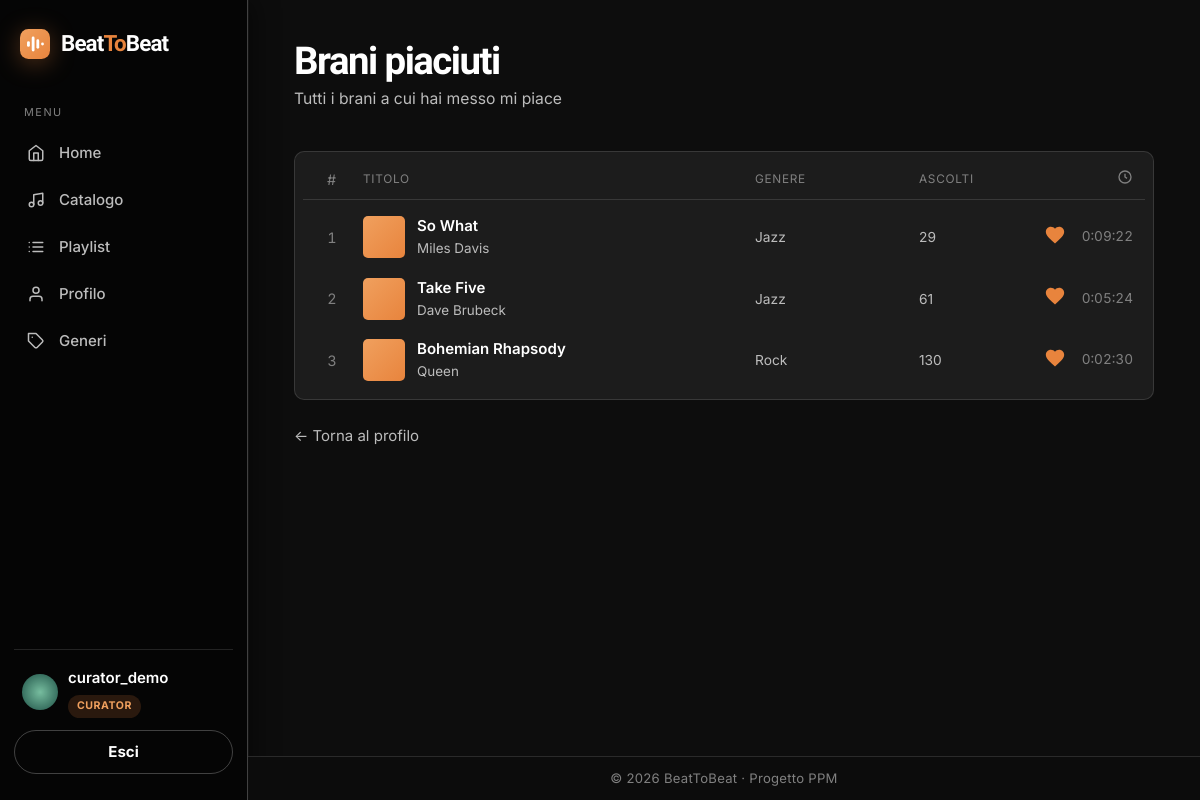
Screenshot of /accounts/piaciuti/ (signed in) with the database file from the repository.
### accounts/models.py (models this page shows, shortened)
class CustomUser(AbstractUser):
    class Role(models.TextChoices):
        LISTENER = 'listener', 'Listener'
        CURATOR = 'curator', 'Curator'
        MODERATOR = 'moderator', 'Moderator'
    role = models.CharField(
        max_length=20,
        choices=Role.choices,
        default=Role.LISTENER,
    )
    bio = models.TextField(blank=True)
    birth_date = models.DateField(null=True, blank=True)
    favorite_genre = models.ForeignKey(
        'music.Genre',
        on_delete=models.SET_NULL,
        null=True,
        blank=True,
        related_name='fans',
    )
    avatar_image = models.FileField(
        upload_to='avatars/',
        blank=True,
        null=True,
        validators=[FileExtensionValidator(allowed_extensions=['jpg', 'jpeg', 'png', 'gif', 'webp'])],
    )
    AVATAR_COLORS = ['#f0803c', '#e0a15e', '#81b29a', '#6a8ec9', '#b07ba0', '#c96a6a']
    @property
    def is_curator(self):
        return self.role == self.Role.CURATOR or self.is_superuser
    @property
    def is_moderator(self):
        return self.role == self.Role.MODERATOR or self.is_superuser

### music/models.py (models this page shows, shortened)
class Song(models.Model):
    title = models.CharField(max_length=200)
    artist = models.CharField(max_length=200)
    genre = models.ForeignKey(
        Genre,
        on_delete=models.PROTECT,
        related_name='songs',
    )
    added_by = models.ForeignKey(
        settings.AUTH_USER_MODEL,
        on_delete=models.CASCADE,
        related_name='added_songs',
    )
    duration = models.DurationField(blank=True, null=True)
    story = models.TextField(
        blank=True,
        help_text='Un breve racconto sul brano, mostrato nella sua pagina.',
    )
    audio_file = models.FileField(
        upload_to='audio/',
        blank=True,
        null=True,
        validators=[FileExtensionValidator(allowed_extensions=['mp3', 'wav', 'ogg', 'm4a'])],
    )
    likes = models.ManyToManyField(
        settings.AUTH_USER_MODEL,
        related_name='liked_songs',
        blank=True,
    )
    play_count = models.PositiveIntegerField(default=0)
    created_at = models.DateTimeField(auto_now_add=True)
    class Meta:
        ordering = ['-created_at', 'id']

class Genre(models.Model):
    name = models.CharField(max_length=100, unique=True)
    description = models.TextField(blank=True)
    class Meta:
        ordering = ['name']

### accounts/views.py (the view)
# urls.py: path('piaciuti/', LikedSongsView.as_view(), name='liked_songs'),
class LikedSongsView(LoginRequiredMixin, ListView):
    template_name = 'accounts/liked_songs.html'
    context_object_name = 'songs'
    paginate_by = 15
    def get_queryset(self):
        return self.request.user.liked_songs.select_related('genre')

### templates/accounts/liked_songs.html (shortened to what this page needs)
{% extends 'base.html' %}
{% block content %}
<div class="page-header">
	<div>
		<h1 class="page-title">Brani piaciuti</h1>
		<div class="page-subtitle">Tutti i brani a cui hai messo mi piace</div>
	</div>
</div>
{% if songs %}
{% include 'partials/track_list.html' %}
{% else %}
<div class="empty">Non hai ancora messo like a nessun brano.</div>
{% endif %}
<p class="mt-3"><a class="muted-link" href="{% url 'accounts:profile' %}">← Torna al profilo</a></p>
{% endblock %}

### templates/base.html (shortened to what this page needs)
{% load static %}
<!DOCTYPE html>
<html lang="it">
<head>
	<link rel="stylesheet" href="{% static 'css/style.css' %}">
</head>
<body>
	{% block layout %}
	<div class="app-shell">
		<aside class="sidebar">
			<a class="brand" href="{% url 'pages:home' %}">{% include 'partials/logo.html' %}<span>Beat<span class="beat-accent">To</span>Beat</span></a>
			<nav>
				<div class="nav-section-label">Menu</div>
				<a class="nav-item-link {% if request.path == '/' %}active{% endif %}" href="{% url 'pages:home' %}">
					<span class="nav-icon"><svg viewBox="0 0 24 24" fill="none" stroke="currentColor" stroke-width="2" stroke-linecap="round" stroke-linejoin="round"><path d="M3 9l9-7 9 7v11a2 2 0 0 1-2 2H5a2 2 0 0 1-2-2z"/><path d="M9 22V12h6v10"/></svg></span><span class="nav-label">Home</span>
				</a>
				{% if user.is_authenticated %}
				<a class="nav-item-link {% if '/music/songs' in request.path %}active{% endif %}" href="{% url 'music:song_list' %}">
					<span class="nav-icon"><svg viewBox="0 0 24 24" fill="none" stroke="currentColor" stroke-width="2" stroke-linecap="round" stroke-linejoin="round"><path d="M9 18V5l12-2v13"/><circle cx="6" cy="18" r="3"/><circle cx="18" cy="16" r="3"/></svg></span><span class="nav-label">Catalogo</span>
				</a>
				<a class="nav-item-link {% if '/music/playlists' in request.path %}active{% endif %}" href="{% url 'music:playlist_list' %}">
					<span class="nav-icon"></span><span class="nav-label">Playlist</span>
				</a>
				<a class="nav-item-link {% if '/accounts/profile' in request.path %}active{% endif %}" href="{% url 'accounts:profile' %}">
					<span class="nav-icon"><svg viewBox="0 0 24 24" fill="none" stroke="currentColor" stroke-width="2" stroke-linecap="round" stroke-linejoin="round"><path d="M20 21v-2a4 4 0 0 0-4-4H8a4 4 0 0 0-4 4v2"/><circle cx="12" cy="7" r="4"/></svg></span><span class="nav-label">Profilo</span>
				</a>
				{% if user.is_curator %}
				<a class="nav-item-link {% if '/music/genres' in request.path %}active{% endif %}" href="{% url 'music:genre_list' %}">
					<span class="nav-icon"><svg viewBox="0 0 24 24" fill="none" stroke="currentColor" stroke-width="2" stroke-linecap="round" stroke-linejoin="round"><path d="M20.59 13.41l-7.17 7.17a2 2 0 0 1-2.83 0L2 12V2h10l8.59 8.59a2 2 0 0 1 0 2.82z"/><line x1="7" y1="7" x2="7.01" y2="7"/></svg></span><span class="nav-label">Generi</span>
				</a>
				{% endif %}
				{% endif %}
			</nav>
			<div class="sidebar-footer">
				{% if user.is_authenticated %}
				<div class="user-box">
					{% include 'partials/avatar.html' with profile_user=user %}
					<div>
						<div class="user-name">{{ user.username }}</div>
						{% if user.is_superuser %}
						<span class="role-badge admin">Admin</span>
						{% elif user.role == 'curator' %}
						<span class="role-badge curator">Curator</span>
						{% elif user.role == 'moderator' %}
						<span class="role-badge moderator">Moderator</span>
						{% else %}
						<span class="role-badge listener">Listener</span>
						{% endif %}
					</div>
				</div>
				<form method="post" action="{% url 'accounts:logout' %}">
					<button type="submit" class="btn btn-ghost btn-block">Esci</button>
				</form>
				{% else %}
				<a class="btn btn-accent btn-block" href="{% url 'accounts:login' %}">Accedi</a>
				<a class="btn btn-ghost btn-block mt-2" href="{% url 'accounts:signup' %}">Registrati</a>
				{% endif %}
			</div>
		</aside>
		<main class="content-area">
			{% block content %}{% endblock %}
			<footer class="site-footer">© 2026 BeatToBeat · Progetto PPM</footer>
		</main>
	</div>
	{% endblock %}
</body>
</html>

### templates/partials/avatar.html
{% if profile_user.avatar_image %}
<span class="avatar {{ size }}"><img src="{{ profile_user.avatar_image.url }}" alt="{{ profile_user.username }}"></span>
{% else %}
<span class="avatar {{ size }}" style="background-color: {{ profile_user.avatar_color }};">{{ profile_user.initial }}</span>
{% endif %}

### templates/partials/track_list.html (shortened to what this page needs)
<div class="track-list">
	<div class="track-head">
		<div class="track-idx">#</div>
		<div>Titolo</div>
		<div class="track-genre-h">Genere</div>
		<div class="track-plays-h">Ascolti</div>
		<div class="track-dur-h">
			<svg viewBox="0 0 24 24" fill="none" stroke="currentColor" stroke-width="2"><circle cx="12" cy="12" r="9"/><path d="M12 7v5l3 2"/></svg>
		</div>
	</div>
	{% for song in songs %}
	<div class="track-row">
		<div class="track-idx">
			<span class="track-num">{{ forloop.counter }}</span>
		</div>
		<div class="track-title-cell">
			<div class="track-thumb"></div>
			<div class="track-titles">
				<a href="{% url 'music:song_detail' song.pk %}" class="track-name">{{ song.title }}</a>
				<div class="track-sub">{{ song.artist }}</div>
			</div>
		</div>
		<div class="track-genre">{{ song.genre.name }}</div>
		<div class="track-plays">{{ song.play_count }}</div>
		<div class="track-end">
			{% include 'partials/like_button.html' %}
			<span class="track-dur">{{ song.duration|default:"—" }}</span>
		</div>
	</div>
	{% endfor %}
</div>

### templates/partials/like_button.html (shortened to what this page needs)
<form method="post" action="{% url 'music:toggle_like_song' song.pk %}" class="like-form">
	<button type="submit" class="like-btn {% if user in song.likes.all %}liked{% endif %}" title="Mi piace">
		<svg class="heart-icon heart-filled" viewBox="0 0 24 24" fill="currentColor"><path d="M12 21.35l-1.45-1.32C5.4 15.36 2 12.28 2 8.5 2 5.42 4.42 3 7.5 3c1.74 0 3.41.81 4.5 2.09C13.09 3.81 14.76 3 16.5 3 19.58 3 22 5.42 22 8.5c0 3.78-3.4 6.86-8.55 11.54L12 21.35z"/></svg>
	</button>
</form>

### rows the page displays
CustomUser: avatar_image (picture), username "curator_demo"
Song: title "So What", artist "Miles Davis", genre.name "Jazz", play_count "29", duration "0:09:22"
Song: title "Take Five", artist "Dave Brubeck", genre.name "Jazz", play_count "61", duration "0:05:24"
Song: title "Bohemian Rhapsody", artist "Queen", genre.name "Rock", play_count "130", duration "0:02:30"
